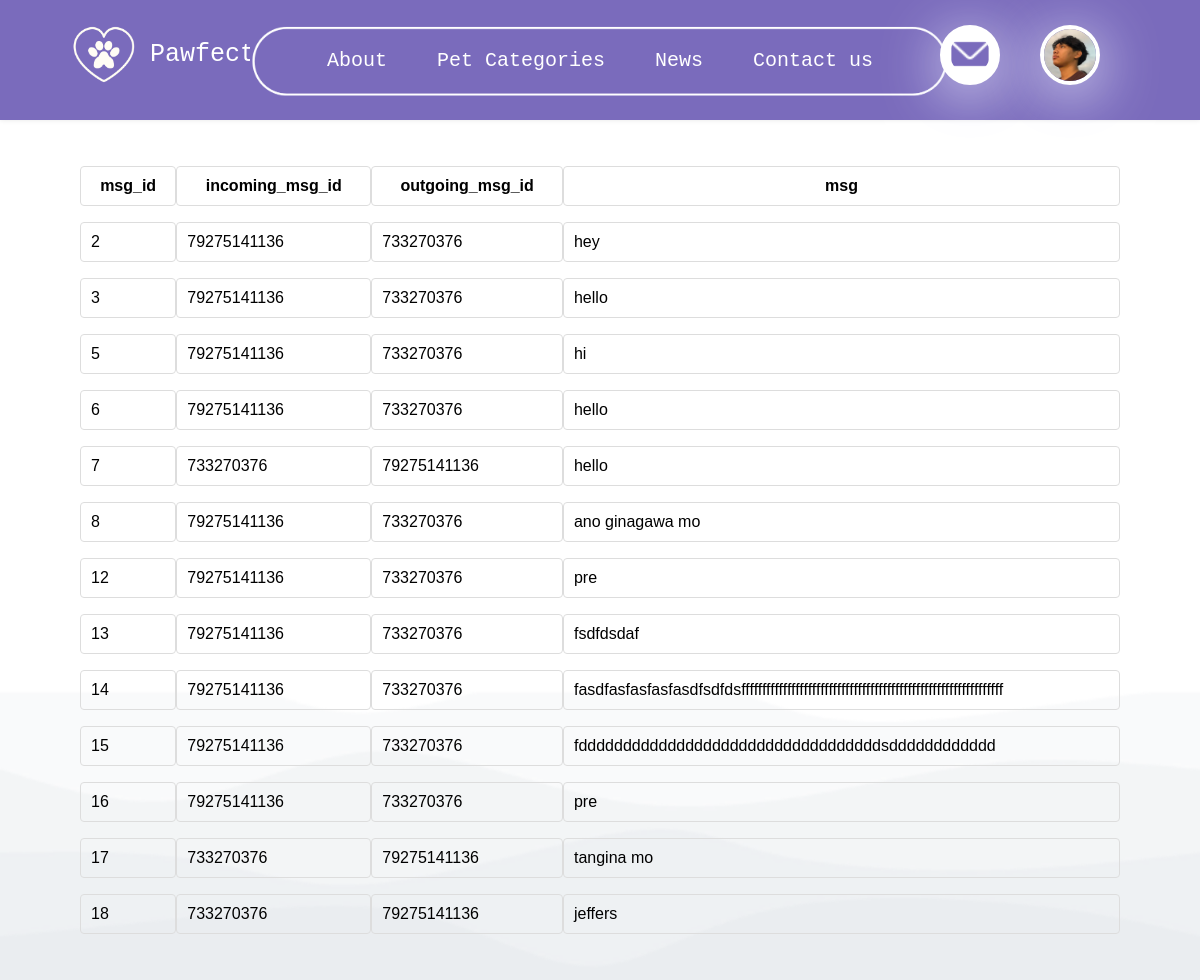
The app's page /message_database.php (signed in) with its own data.
### tables this page shows
CREATE TABLE `messages` (
  `msg_id` int(11) NOT NULL,
  `incoming_msg_id` bigint(255) NOT NULL,
  `outgoing_msg_id` bigint(255) NOT NULL,
  `msg` varchar(1000) NOT NULL
);

### message_database.php (the view, shortened to what this page needs)
<?php
include("connection.php");
$query = "SELECT msg_id, incoming_msg_id, outgoing_msg_id, msg FROM messages";
$result = mysqli_query($con, $query);
$data = array();
while($row = mysqli_fetch_assoc($result)){
    $data[] =  $row;
}
?>
<!DOCTYPE html>
<html lang="en">
<head>
    <link rel="stylesheet" href="css/style.css">
    <link rel="stylesheet" href="css/database.css">
    <link rel="stylesheet" href="css/message.css">
    <link rel="stylesheet" href="https://cdnjs.cloudflare.com/ajax/libs/font-awesome/5.15.2/css/all.min.css"/>
</head>
<body>
    <div class="table-container">
        <table>
            <thead>
                <tr>
                    <?php
                        $header_keys = array_keys($data[0]);
                        foreach($header_keys as $key) {
                            echo "<th>$key</th>";
                        }
                    ?>
                </tr>
            </thead>
            <tbody>
                <?php
                    foreach($data as $row) {
                        echo "<tr>";
                        foreach($row as $key => $value) {
                            echo "<td>$value</td>";
                        }
                        echo "</tr>";
                    }
                ?>
            </tbody>
        </table>
    </div>
</body>
</html>

### css/style.css (style rules this page uses)
* { margin: 0; padding: 0; box-sizing: border-box; }
nav { background-color: #7A6BBC; padding: 20px 20%; box-shadow: 0 0 5px rgba(0, 0, 0, 0.1); width: 100%; height: 120px; display: flex; position: relative; }
.menu-box nav { display: flex; justify-content: space-between; align-items: center; padding: 10px; }
.bg-bottom { position: fixed; bottom: -100px; left: 0; width: 100%; text-align: center; z-index: -1; }
.bg-bottom img { width: 100%; max-height: 1000px; display: inline-block; vertical-align: bottom; }
.menu-box nav .list { margin: 0 auto; }
.menu-box nav .user-image { margin-left: 10px; }
.logo-image { position: absolute; top: 20px; left: 70px; width: 70px; height: 70px; object-fit: cover; z-index: 1; }
.user-btn { position: absolute; top: 25px; right: 200px; width: 60px; height: 60px; border-radius: 50%; background-color: white; border: 4px solid #ffffff; box-shadow: 0 10px 60px #E6E6FA; }
.user-btn img { position: absolute; align-items: center; border-radius: 50%; width: 40px; top: 5px; left: 6px; }
.user-image { position: absolute; top: 25px; right: 100px; width: 60px; height: 60px; border-radius: 50%; border: 4px solid #ffffff; box-shadow: 0 10px 60px #E6E6FA; }
.list { padding: 0; margin: 0; font-family: monospace; display: flex; justify-content: center; list-style: none; z-index: 99; margin-top: 10px; }
.list li { display: inline-block; position: relative; }
.list li:last-child { margin-right: 0; }
.list li a { display: block; padding: 20px 25px; color: #FFFFFF; text-decoration: none; text-align: center; font-size: 20px; }
.logo-text { position: absolute; top: 40px; left: 150px; color: #ffffff; font-size: 25px; display: flex; align-items: center; font-family: monospace; }
.top-oval { position: absolute; margin-top: 10px; width: 700px; height: 100px; left: 50%; transform: translateX(-50%); z-index: 0; }

### css/database.css (style rules this page uses)
body { margin: 0; padding: 0; font-family: Arial, sans-serif; }
.table-container { margin: 10px auto; padding: 20px; width: 90%; overflow-x: auto; border-radius: 4px; box-sizing: border-box; }
table { border-collapse: separate; border-spacing: 0 1em; width: 100%; }
table th, table td { padding: 10px; box-sizing: border-box; border: 1px solid #ddd; border-radius: 4px; }

### records on screen
messages: msg_id "2", incoming_msg "79275141136", outgoing_msg "733270376", msg "hey"
messages: msg_id "3", incoming_msg "79275141136", outgoing_msg "733270376", msg "hello"
messages: msg_id "5", incoming_msg "79275141136", outgoing_msg "733270376", msg "hi"
messages: msg_id "6", incoming_msg "79275141136", outgoing_msg "733270376", msg "hello"
messages: msg_id "7", incoming_msg "733270376", outgoing_msg "79275141136", msg "hello"
messages: msg_id "8", incoming_msg "79275141136", outgoing_msg "733270376", msg "ano ginagawa mo"
messages: msg_id "12", incoming_msg "79275141136", outgoing_msg "733270376", msg "pre"
messages: msg_id "13", incoming_msg "79275141136", outgoing_msg "733270376", msg "fsdfdsdaf"
messages: msg_id "14", incoming_msg "79275141136", outgoing_msg "733270376", msg "fasdfasfasfasfasdfsdfdsfffffffffffffffffffffffffffffffffffffffffffffffffffffffffffffff"
messages: msg_id "15", incoming_msg "79275141136", outgoing_msg "733270376", msg "fddddddddddddddddddddddddddddddddddsdddddddddddd"
messages: msg_id "16", incoming_msg "79275141136", outgoing_msg "733270376", msg "pre"
messages: msg_id "17", incoming_msg "733270376", outgoing_msg "79275141136", msg "tangina mo"
messages: msg_id "18", incoming_msg "733270376", outgoing_msg "79275141136", msg "jeffers"

### other values on screen
$key "msg_id"
$key "incoming_msg_id"
$key "outgoing_msg_id"
$key "msg"
